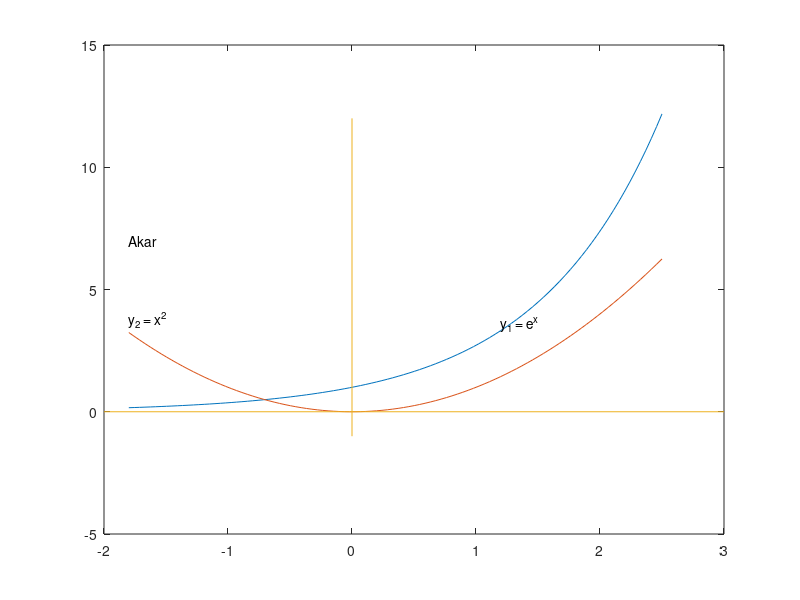

Recreate this plot in MATLAB.
%Plot Kurva
x = linspace(-1.8,2.5);
f1 = @(x) exp(x);
f2 = @(x) x.^2;
y1 = f1(x);
y2 = f2(x);
plot(x,y1,x,y2)

%Menggambar sumbu x dan y
line([-2,3],[0,0]) %Sumbu X
line([0,0],[-1,12]) %Sumbu Y

%Annotation
text(1.2,3.6,'y_1 = e^x')
text(-1.8,3.8,'y_2 = x^2')
text(-1.8,7,'Akar')
